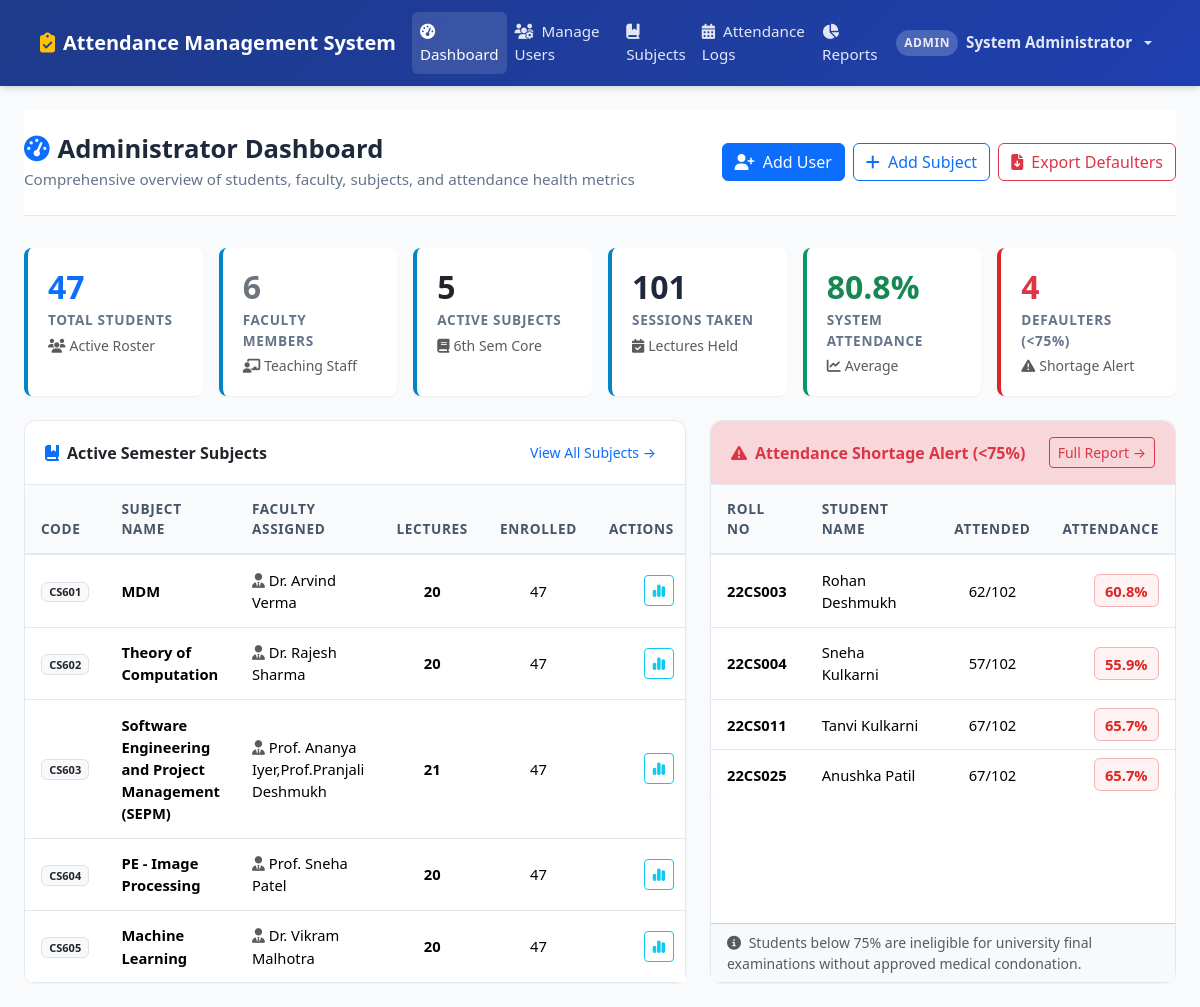
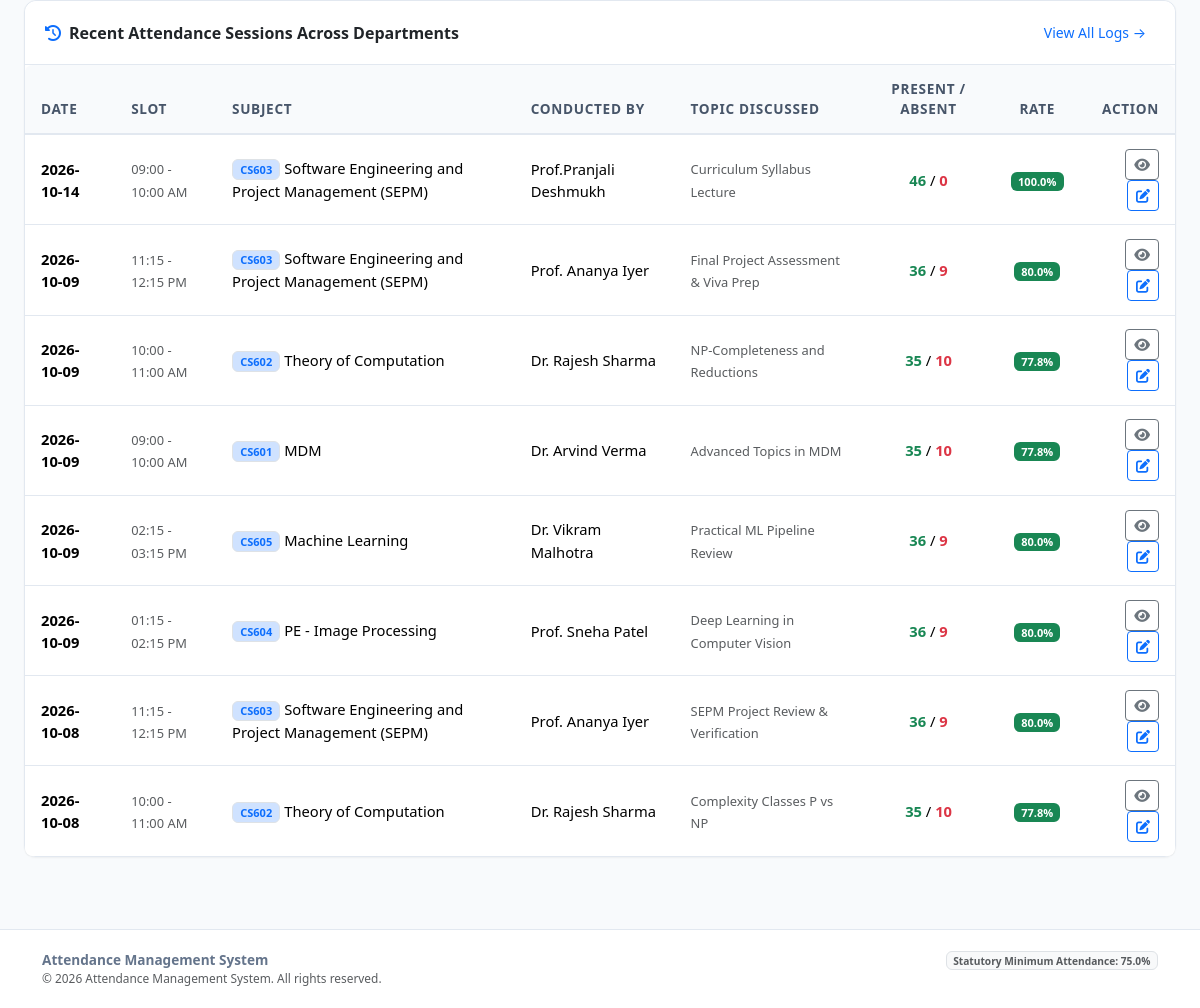
The page /admin (signed in) on the database its author committed (2 pictures, top to bottom).
### tables this page shows
CREATE TABLE subjects (
        id INTEGER PRIMARY KEY AUTOINCREMENT,
        code TEXT UNIQUE NOT NULL,
        name TEXT NOT NULL,
        department TEXT NOT NULL DEFAULT 'Computer Science & Engineering',
        semester INTEGER NOT NULL DEFAULT 6,
        credits INTEGER NOT NULL DEFAULT 4,
        created_at TIMESTAMP DEFAULT CURRENT_TIMESTAMP
    );

CREATE TABLE students (
        id INTEGER PRIMARY KEY AUTOINCREMENT,
        user_id INTEGER UNIQUE NOT NULL,
        roll_number TEXT UNIQUE NOT NULL,
        department TEXT NOT NULL DEFAULT 'Computer Science & Engineering',
        semester INTEGER NOT NULL DEFAULT 6,
        section TEXT NOT NULL DEFAULT 'A',
        batch_year TEXT NOT NULL DEFAULT '2022-2026',
        FOREIGN KEY (user_id) REFERENCES users(id) ON DELETE CASCADE
    );

CREATE TABLE attendance_sessions (
        id INTEGER PRIMARY KEY AUTOINCREMENT,
        subject_id INTEGER NOT NULL,
        faculty_id INTEGER NOT NULL,
        session_date DATE NOT NULL,
        session_slot TEXT NOT NULL DEFAULT '09:00 - 10:00 AM',
        topic TEXT DEFAULT 'Course Module Discussion',
        created_at TIMESTAMP DEFAULT CURRENT_TIMESTAMP,
        updated_at TIMESTAMP DEFAULT CURRENT_TIMESTAMP,
        FOREIGN KEY (subject_id) REFERENCES subjects(id) ON DELETE CASCADE,
        FOREIGN KEY (faculty_id) REFERENCES faculty(id) ON DELETE CASCADE,
        UNIQUE (subject_id, session_date, session_slot)
    );

### app.py (the view)
@app.route('/admin')
@role_required('admin')
def admin_dashboard():
    stats = models.get_admin_dashboard_stats()
    recent_sessions = models.get_faculty_sessions_history(limit=8)
    subjects = models.get_all_subjects()
    defaulters = models.get_defaulter_list_system_wide()[:5]  # Top 5 for preview
    return render_template(
        'admin/dashboard.html',
        stats=stats,
        recent_sessions=recent_sessions,
        subjects=subjects,
        defaulters=defaulters
    )

### templates/admin/dashboard.html (shortened to what this page needs)
{% extends 'base.html' %}
{% block content %}
<div class="page-header d-flex justify-content-between align-items-center flex-wrap gap-2">
    <div>
        <h1><i class="fa-solid fa-gauge-high text-primary me-2"></i>Administrator Dashboard</h1>
        <p>Comprehensive overview of students, faculty, subjects, and attendance health metrics</p>
    </div>
    <div class="d-flex gap-2">
        <a href="{{ url_for('admin_create_user') }}" class="btn btn-primary">
            <i class="fa-solid fa-user-plus me-1"></i> Add User
        </a>
        <a href="{{ url_for('admin_create_subject') }}" class="btn btn-outline-primary">
            <i class="fa-solid fa-plus me-1"></i> Add Subject
        </a>
        <a href="{{ url_for('export_defaulters_csv') }}" class="btn btn-outline-danger">
            <i class="fa-solid fa-file-arrow-down me-1"></i> Export Defaulters
        </a>
    </div>
</div>
<div class="row g-3 mb-4">
    <div class="col-sm-6 col-xl-2">
        <div class="stat-card stat-info h-100">
            <div class="stat-value text-primary">{{ stats.total_students }}</div>
            <div class="stat-label">Total Students</div>
            <div class="text-muted small mt-1"><i class="fa-solid fa-users me-1"></i>Active Roster</div>
        </div>
    </div>
    <div class="col-sm-6 col-xl-2">
        <div class="stat-card stat-info h-100">
            <div class="stat-value text-secondary">{{ stats.total_faculty }}</div>
            <div class="stat-label">Faculty Members</div>
            <div class="text-muted small mt-1"><i class="fa-solid fa-chalkboard-user me-1"></i>Teaching Staff</div>
        </div>
    </div>
    <div class="col-sm-6 col-xl-2">
        <div class="stat-card stat-info h-100">
            <div class="stat-value text-dark">{{ stats.total_subjects }}</div>
            <div class="stat-label">Active Subjects</div>
            <div class="text-muted small mt-1"><i class="fa-solid fa-book me-1"></i>6th Sem Core</div>
        </div>
    </div>
    <div class="col-sm-6 col-xl-2">
        <div class="stat-card stat-info h-100">
            <div class="stat-value text-indigo">{{ stats.total_sessions }}</div>
            <div class="stat-label">Sessions Taken</div>
            <div class="text-muted small mt-1"><i class="fa-solid fa-calendar-check me-1"></i>Lectures Held</div>
        </div>
    </div>
    <div class="col-sm-6 col-xl-2">
        <div class="stat-card {% if stats.overall_pct and stats.overall_pct >= 75 %}stat-success{% elif stats.overall_pct is not none %}stat-danger{% else %}stat-info{% endif %} h-100">
            <div class="stat-value {% if stats.overall_pct and stats.overall_pct >= 75 %}text-success{% elif stats.overall_pct is not none %}text-danger{% else %}text-muted{% endif %}">{{ stats.overall_pct_display }}</div>
            <div class="stat-label">System Attendance</div>
            <div class="text-muted small mt-1"><i class="fa-solid fa-chart-line me-1"></i>Average</div>
        </div>
    </div>
    <div class="col-sm-6 col-xl-2">
        <div class="stat-card stat-danger h-100">
            <div class="stat-value text-danger">{{ stats.defaulter_count }}</div>
            <div class="stat-label">Defaulters (&lt;75%)</div>
            <div class="text-muted small mt-1"><i class="fa-solid fa-triangle-exclamation me-1"></i>Shortage Alert</div>
        </div>
    </div>
</div>
<div class="row g-4">
    <div class="col-lg-7">
        <div class="card h-100">
            <div class="card-header d-flex justify-content-between align-items-center">
                <span><i class="fa-solid fa-book-bookmark text-primary me-2"></i>Active Semester Subjects</span>
                <a href="{{ url_for('admin_subjects') }}" class="btn btn-sm btn-link text-decoration-none">View All Subjects &rarr;</a>
            </div>
            <div class="table-responsive">
                <table class="table table-custom table-hover align-middle mb-0">
                    <thead>
                        <tr>
                            <th>Code</th>
                            <th>Subject Name</th>
                            <th>Faculty Assigned</th>
                            <th class="text-center">Lectures</th>
                            <th class="text-center">Enrolled</th>
                            <th class="text-end">Actions</th>
                        </tr>
                    </thead>
                    <tbody>
                        {% for subj in subjects %}
                            <tr>
                                <td><span class="badge bg-light text-dark border">{{ subj.code }}</span></td>
                                <td class="fw-semibold">{{ subj.name }}</td>
                                <td>
                                    {% if subj.faculty_name %}
                                        <i class="fa-solid fa-user-tie text-muted me-1"></i>{{ subj.faculty_name }}
                                    {% else %}
                                        <span class="badge bg-warning text-dark">Unassigned</span>
                                    {% endif %}
                                </td>
                                <td class="text-center fw-bold">{{ subj.total_sessions }}</td>
                                <td class="text-center">{{ subj.enrolled_students }}</td>
                                <td class="text-end">
                                    <a href="{{ url_for('faculty_subject_stats', subject_id=subj.id) }}" class="btn btn-sm btn-outline-info" title="View Statistics">
                                        <i class="fa-solid fa-chart-simple"></i>
                                    </a>
                                </td>
                            </tr>
                        {% endfor %}
                    </tbody>
                </table>
            </div>
        </div>
    </div>
    <div class="col-lg-5">
        <div class="card h-100">
            <div class="card-header d-flex justify-content-between align-items-center bg-danger-subtle text-danger">
                <span><i class="fa-solid fa-triangle-exclamation me-2"></i>Attendance Shortage Alert (&lt;75%)</span>
                <a href="{{ url_for('admin_reports') }}" class="btn btn-sm btn-outline-danger">Full Report &rarr;</a>
            </div>
            <div class="card-body p-0">
                {% if defaulters %}
                    <div class="table-responsive">
                        <table class="table table-custom table-hover mb-0">
                            <thead>
                                <tr>
                                    <th>Roll No</th>
                                    <th>Student Name</th>
                                    <th class="text-center">Attended</th>
                                    <th class="text-end">Attendance</th>
                                </tr>
                            </thead>
                            <tbody>
                                {% for d in defaulters %}
                                    <tr>
                                        <td class="fw-bold">{{ d.roll_number }}</td>
                                        <td>{{ d.full_name }}</td>
                                        <td class="text-center">{{ d.attended }}/{{ d.total_classes }}</td>
                                        <td class="text-end">
                                            <span class="badge-defaulter">{{ d.percentage }}%</span>
                                        </td>
                                    </tr>
                                {% endfor %}
                            </tbody>
                        </table>
                    </div>
                {% else %}
                    <div class="p-4 text-center text-muted">
                        <i class="fa-solid fa-circle-check text-success fa-2x mb-2"></i>
                        <p class="mb-0">Excellent! No students currently fall below the 75% attendance threshold.</p>
                    </div>
                {% endif %}
            </div>
            <div class="card-footer bg-light small text-muted">
                <i class="fa-solid fa-info-circle me-1"></i> Students below 75% are ineligible for university final examinations without approved medical condonation.
            </div>
        </div>
    </div>
</div>
<div class="card mt-4">
    <div class="card-header d-flex justify-content-between align-items-center">
        <span><i class="fa-solid fa-clock-rotate-left text-primary me-2"></i>Recent Attendance Sessions Across Departments</span>
        <a href="{{ url_for('admin_attendance') }}" class="btn btn-sm btn-link text-decoration-none">View All Logs &rarr;</a>
    </div>
    <div class="table-responsive">
        <table class="table table-custom table-hover align-middle mb-0">
            <thead>
                <tr>
                    <th>Date</th>
                    <th>Slot</th>
                    <th>Subject</th>
                    <th>Conducted By</th>
                    <th>Topic Discussed</th>
                    <th class="text-center">Present / Absent</th>
                    <th class="text-center">Rate</th>
                    <th class="text-end">Action</th>
                </tr>
            </thead>
            <tbody>
                {% for ses in recent_sessions %}
                    <tr>
                        <td class="fw-bold">{{ ses.session_date }}</td>
                        <td><small class="text-muted">{{ ses.session_slot }}</small></td>
                        <td><span class="badge bg-primary-subtle text-primary border">{{ ses.subject_code }}</span> {{ ses.subject_name }}</td>
                        <td>{{ ses.faculty_name }}</td>
                        <td><small class="text-muted">{{ ses.topic }}</small></td>
                        <td class="text-center">
                            <span class="text-success fw-bold">{{ ses.present_count }}</span> /
                            <span class="text-danger fw-bold">{{ ses.absent_count }}</span>
                        </td>
                        <td class="text-center">
                            <span class="badge {% if ses.percentage >= 75 %}bg-success{% else %}bg-warning text-dark{% endif %}">
                                {{ ses.percentage }}%
                            </span>
                        </td>
                        <td class="text-end">
                            <a href="{{ url_for('faculty_view_session', session_id=ses.id) }}" class="btn btn-sm btn-outline-secondary" title="View Roster">
                                <i class="fa-solid fa-eye"></i>
                            </a>
                            <a href="{{ url_for('faculty_edit_attendance', session_id=ses.id) }}" class="btn btn-sm btn-outline-primary" title="Edit Session">
                                <i class="fa-solid fa-pen-to-square"></i>
                            </a>
                        </td>
                    </tr>
                {% endfor %}
            </tbody>
        </table>
    </div>
</div>
{% endblock %}

### rows shown on the page
subjects: code "CS601", name "MDM", faculty_name "Dr. Arvind Verma", total_sessions "20", enrolled_students "47"
subjects: code "CS602", name "Theory of Computation", faculty_name "Dr. Rajesh Sharma", total_sessions "20", enrolled_students "47"
subjects: code "CS603", name "Software Engineering and Project Management (SEPM)", faculty_name "Prof. Ananya Iyer,Prof.Pranjali Deshmukh", total_sessions "21", enrolled_students "47"
subjects: code "CS604", name "PE - Image Processing", faculty_name "Prof. Sneha Patel", total_sessions "20", enrolled_students "47"
subjects: code "CS605", name "Machine Learning", faculty_name "Dr. Vikram Malhotra", total_sessions "20", enrolled_students "47"
students: roll_number "22CS003", full_name "Rohan Deshmukh", attended "62", total_classes "102", percentage "60.8"
students: roll_number "22CS004", full_name "Sneha Kulkarni", attended "57", total_classes "102", percentage "55.9"
students: roll_number "22CS011", full_name "Tanvi Kulkarni", attended "67", total_classes "102", percentage "65.7"
students: roll_number "22CS025", full_name "Anushka Patil", attended "67", total_classes "102", percentage "65.7"
attendance_sessions: session_date "2026-10-14", session_slot "09:00 - 10:00 AM", subject_code "CS603", subject_name "Software Engineering and Project Management (SEPM)", faculty_name "Prof.Pranjali Deshmukh", topic "Curriculum Syllabus Lecture", present_count "46", absent_count "0", percentage "100.0"
attendance_sessions: session_date "2026-10-09", session_slot "11:15 - 12:15 PM", subject_code "CS603", subject_name "Software Engineering and Project Management (SEPM)", faculty_name "Prof. Ananya Iyer", topic "Final Project Assessment & Viva Prep", present_count "36", absent_count "9", percentage "80.0"
attendance_sessions: session_date "2026-10-09", session_slot "10:00 - 11:00 AM", subject_code "CS602", subject_name "Theory of Computation", faculty_name "Dr. Rajesh Sharma", topic "NP-Completeness and Reductions", present_count "35", absent_count "10", percentage "77.8"
attendance_sessions: session_date "2026-10-09", session_slot "09:00 - 10:00 AM", subject_code "CS601", subject_name "MDM", faculty_name "Dr. Arvind Verma", topic "Advanced Topics in MDM", present_count "35", absent_count "10", percentage "77.8"
attendance_sessions: session_date "2026-10-09", session_slot "02:15 - 03:15 PM", subject_code "CS605", subject_name "Machine Learning", faculty_name "Dr. Vikram Malhotra", topic "Practical ML Pipeline Review", present_count "36", absent_count "9", percentage "80.0"
attendance_sessions: session_date "2026-10-09", session_slot "01:15 - 02:15 PM", subject_code "CS604", subject_name "PE - Image Processing", faculty_name "Prof. Sneha Patel", topic "Deep Learning in Computer Vision", present_count "36", absent_count "9", percentage "80.0"
attendance_sessions: session_date "2026-10-08", session_slot "11:15 - 12:15 PM", subject_code "CS603", subject_name "Software Engineering and Project Management (SEPM)", faculty_name "Prof. Ananya Iyer", topic "SEPM Project Review & Verification", present_count "36", absent_count "9", percentage "80.0"
attendance_sessions: session_date "2026-10-08", session_slot "10:00 - 11:00 AM", subject_code "CS602", subject_name "Theory of Computation", faculty_name "Dr. Rajesh Sharma", topic "Complexity Classes P vs NP", present_count "35", absent_count "10", percentage "77.8"

### other values the page prints
{{ current_user.role }} "ADMIN"
{{ current_user.full_name }} "System Administrator"
{{ stats.total_students }} "47"
{{ stats.total_faculty }} "6"
{{ stats.total_subjects }} "5"
{{ stats.total_sessions }} "101"
{{ stats.overall_pct_display }} "80.8%"
{{ stats.defaulter_count }} "4"
{{ attendance_threshold }} "75.0"
